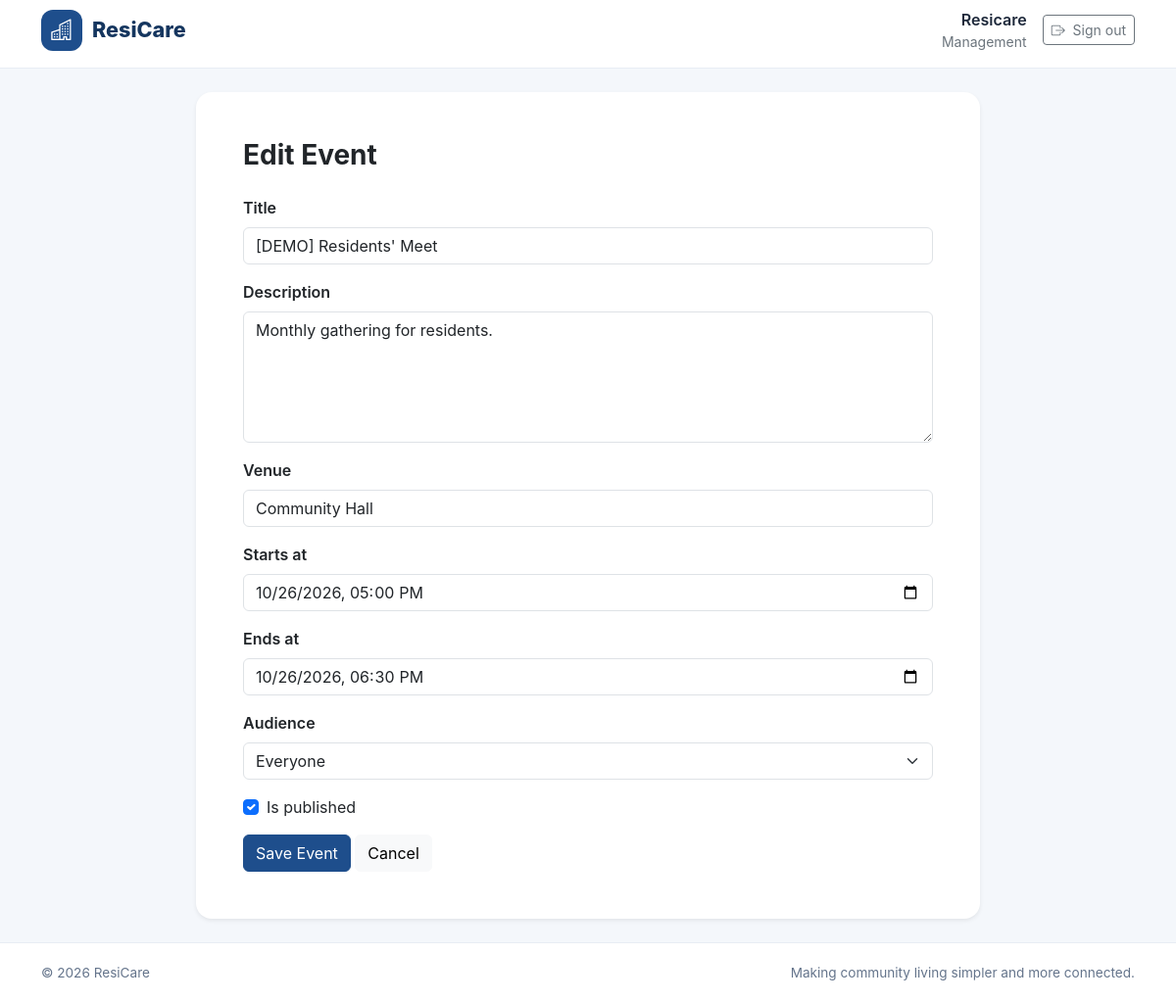
The page /community/events/1/edit/ (signed in) on the database its author committed.
### accounts/models.py (models this page shows, shortened)
class User(AbstractUser):
    class Role(models.TextChoices):
        RESIDENT = "RESIDENT", "Resident"
        SECURITY = "SECURITY", "Security"
        MANAGEMENT = "MANAGEMENT", "Management"
    role = models.CharField(
        max_length=20,
        choices=Role.choices,
        default=Role.RESIDENT,
    )
    phone_number = models.CharField(
        max_length=15,
        blank=True,
    )

### community_hub/models.py (models this page shows, shortened)
class CommunityEvent(models.Model):
    title = models.CharField(max_length=200)
    description = models.TextField()
    venue = models.CharField(max_length=200)
    starts_at = models.DateTimeField()
    ends_at = models.DateTimeField()
    audience = models.CharField(
        max_length=20,
        choices=Audience.choices,
        default=Audience.ALL,
    )
    is_published = models.BooleanField(default=False)
    author = models.ForeignKey(
        settings.AUTH_USER_MODEL,
        on_delete=models.SET_NULL,
        null=True,
        related_name="community_events",
    )
    created_at = models.DateTimeField(auto_now_add=True)
    updated_at = models.DateTimeField(auto_now=True)
    class Meta:
        ordering = ["starts_at"]

### community_hub/views.py (the view)
# urls.py: path("events/<int:event_id>/edit/", views.edit_event, name="event_edit"),
@login_required
def edit_event(request, event_id):
    require_management(request.user)
    event = get_object_or_404(CommunityEvent, pk=event_id)
    form = CommunityEventForm(request.POST or None, instance=event)
    if request.method == "POST" and form.is_valid():
        form.save()
        messages.success(request, "Event updated successfully.")
        return redirect("community:dashboard")
    return render(request, "community/event_form.html", {
        "form": form,
        "page_title": "Edit Event",
    })

### community_hub/forms.py (shortened to what this page needs)
class CommunityEventForm(StyledModelForm):
    class Meta:
        model = CommunityEvent
        fields = [
            "title",
            "description",
            "venue",
            "starts_at",
            "ends_at",
            "audience",
            "is_published",
        ]
        widgets = {
            "description": forms.Textarea(attrs={"rows": 5}),
            "starts_at": forms.DateTimeInput(
                format="%Y-%m-%dT%H:%M",
                attrs={"type": "datetime-local"},
            ),
            "ends_at": forms.DateTimeInput(
                format="%Y-%m-%dT%H:%M",
                attrs={"type": "datetime-local"},
            ),
        }
    def __init__(self, *args, **kwargs):
        super().__init__(*args, **kwargs)
        date_format = "%Y-%m-%dT%H:%M"
        self.fields["starts_at"].input_formats = [date_format]
        self.fields["ends_at"].input_formats = [date_format]

### community_hub/views.py (called while the page is built)
def is_management(user):
    return user.role == "MANAGEMENT"

def require_management(user):
    if not is_management(user):
        raise PermissionDenied

### templates/community/event_form.html (shortened to what this page needs)
{% extends "base.html" %}
{% block content %}
<div class="container py-4">
    <div class="card border-0 shadow-sm rounded-4 mx-auto" style="max-width: 800px;">
        <div class="card-body p-4 p-md-5">
            <h1 class="h3 fw-bold mb-4">{{ page_title }}</h1>
            <form method="post">
                {% for field in form %}
                <div class="mb-3">
                    {% if field.field.widget.input_type == "checkbox" %}
                    <div class="form-check">
                        {{ field }}
                        <label class="form-check-label" for="{{ field.id_for_label }}">{{ field.label }}</label>
                    </div>
                    {% else %}
                    <label class="form-label fw-semibold" for="{{ field.id_for_label }}">{{ field.label }}</label>
                    {{ field }}
                    {% endif %}
                </div>
                {% endfor %}
                <button type="submit" class="btn btn-primary">Save Event</button>
                <a href="{% url 'community:dashboard' %}" class="btn btn-light">Cancel</a>
            </form>
        </div>
    </div>
</div>
{% endblock %}

### templates/base.html (shortened to what this page needs)
{% load static %}
<!DOCTYPE html>
<html lang="en">
<head>
    <link href="https://cdn.jsdelivr.net/npm/bootstrap@5.3.3/dist/css/bootstrap.min.css"
          rel="stylesheet">
    <link href="https://cdn.jsdelivr.net/npm/bootstrap-icons@1.11.3/font/bootstrap-icons.min.css"
          rel="stylesheet">
</head>
<body>
    <header class="rc-navbar">
        <nav class="container h-100 d-flex align-items-center justify-content-between py-2">
            <a href="{% if user.is_authenticated %}{% url 'dashboard' %}{% else %}{% url 'login' %}{% endif %}"
               class="rc-brand">
                <span class="rc-brand-icon">
                    <i class="bi bi-buildings"></i>
                </span>
                <span>ResiCare</span>
            </a>
            {% if user.is_authenticated %}
                <div class="d-flex align-items-center gap-3">
                    <div class="d-none d-sm-block text-end">
                        <div class="fw-semibold">{{ user.get_full_name|default:user.username }}</div>
                        <div class="small text-secondary">{{ user.get_role_display }}</div>
                    </div>
                    <form method="post" action="{% url 'logout' %}" class="m-0">
                        <button type="submit" class="btn btn-outline-secondary btn-sm">
                            <i class="bi bi-box-arrow-right me-1"></i>
                            Sign out
                        </button>
                    </form>
                </div>
            {% endif %}
        </nav>
    </header>
    <main class="rc-main">
        {% block content %}{% endblock %}
    </main>
    <footer class="rc-footer">
        <div class="container d-flex flex-column flex-sm-row justify-content-between gap-2">
            <span>&copy; {% now "Y" %} ResiCare</span>
            <span>Making community living simpler and more connected.</span>
        </div>
    </footer>
</body>
</html>

### templates/base.html (style rules this page uses)
:root { --rc-primary: #1e4e8c; --rc-primary-dark: #15365f; --rc-background: #f4f7fb; --rc-text: #1e293b; --rc-muted: #64748b; }
* { box-sizing: border-box; }
body { margin: 0; font-family: Inter, "Segoe UI", Arial, sans-serif; color: var(--rc-text); background: var(--rc-background); }
.rc-navbar { min-height: 70px; background: #fff; border-bottom: 1px solid #e8edf4; }
.rc-brand { display: inline-flex; align-items: center; gap: 10px; color: var(--rc-primary-dark); font-size: 1.35rem; font-weight: 800; text-decoration: none; }
.rc-brand-icon { display: inline-flex; align-items: center; justify-content: center; width: 42px; height: 42px; color: #fff; background: var(--rc-primary); border-radius: 12px; }
.rc-main { min-height: calc(100vh - 130px); }
.rc-footer { padding: 20px 0; color: var(--rc-muted); background: #fff; border-top: 1px solid #e8edf4; font-size: .85rem; }
.btn-primary { background-color: var(--rc-primary); border-color: var(--rc-primary); }

### rows shown on the page
User: get_full_name "Resicare", role "Management"
CommunityEvent: form "[DEMO] Residents' Meet" "Monthly gathering for residents." "Community Hall" "10/26/2026 17:00" "10/26/2026 18:30" "Everyone", form "☑"

### other values the page prints
{{ page_title }} "Edit Event"
{{ field.label }} "Title" "Description" "Venue" "Starts at" "Ends at" "Audience"
{{ field.label }} "Is published"
